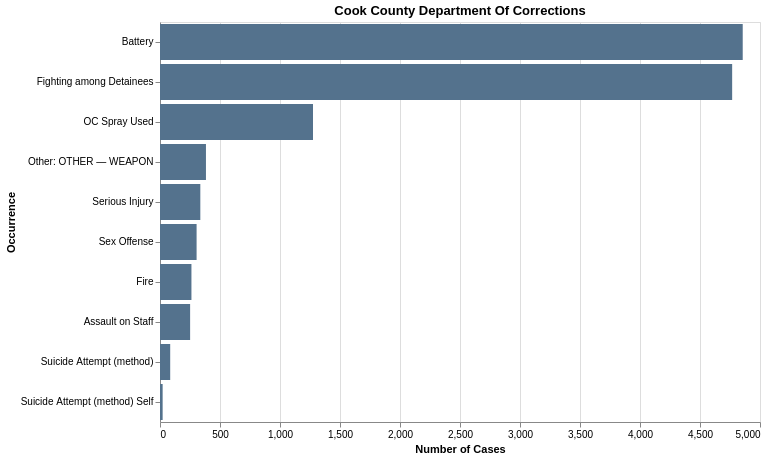

Notebook source saved alongside this figure:
### Code cell
cook_county

### Figure 1 — Vega specification as saved in the notebook (floating-point values rounded to 4 significant figures)
{"$schema": "https://vega.github.io/schema/vega/v5.json", "data": [{"name": "source_0"}, {"name": "data_0", "values": [{"Cleaned Occurrences": "Battery", "count": 4856, "count_end": 4856.0, "count_start": 0.0}, {"Cleaned Occurrences": "Fighting among Detainees", "count": 4768, "count_end": 4768.0, "count_start": 0.0}, {"Cleaned Occurrences": "OC Spray Used", "count": 1275, "count_end": 1275.0, "count_start": 0.0}, {"Cleaned Occurrences": "Other: OTHER — WEAPON", "count": 383, "count_end": 383.0, "count_start": 0.0}, {"Cleaned Occurrences": "Serious Injury", "count": 336, "count_end": 336.0, "count_start": 0.0}, {"Cleaned Occurrences": "Sex Offense", "count": 305, "count_end": 305.0, "count_start": 0.0}, {"Cleaned Occurrences": "Fire", "count": 262, "count_end": 262.0, "count_start": 0.0}, {"Cleaned Occurrences": "Assault on Staff", "count": 251, "count_end": 251.0, "count_start": 0.0}, {"Cleaned Occurrences": "Suicide Attempt (method)", "count": 85, "count_end": 85.0, "count_start": 0.0}, {"Cleaned Occurrences": "Suicide Attempt (method) Self", "count": 22, "count_end": 22.0, "count_start": 0.0}]}, {"name": "source_0_y_domain_Cleaned Occurrences", "values": [{"Cleaned Occurrences": "Battery", "sort_field": 4856}, {"Cleaned Occurrences": "Fighting among Detainees", "sort_field": 4768}, {"Cleaned Occurrences": "OC Spray Used", "sort_field": 1275}, {"Cleaned Occurrences": "Other: OTHER — WEAPON", "sort_field": 383}, {"Cleaned Occurrences": "Serious Injury", "sort_field": 336}, {"Cleaned Occurrences": "Sex Offense", "sort_field": 305}, {"Cleaned Occurrences": "Fire", "sort_field": 262}, {"Cleaned Occurrences": "Assault on Staff", "sort_field": 251}, {"Cleaned Occurrences": "Suicide Attempt (method)", "sort_field": 85}, {"Cleaned Occurrences": "Suicide Attempt (method) Self", "sort_field": 22}]}], "marks": [{"type": "rect", "name": "marks", "from": {"data": "data_0"}, "encode": {"update": {"height": {"signal": "max(0.25, bandwidth('y'))"}, "y": {"field": "Cleaned Occurrences", "scale": "y"}, "x": {"field": "count_end", "scale": "x"}, "tooltip": {"signal": "{\"Occurrence\": isValid(datum[\"Cleaned Occurrences\"]) ? datum[\"Cleaned Occurrences\"] : \"\"+datum[\"Cleaned Occurrences\"], \"Case Count\": format(datum[\"count\"], \",d\")}"}, "fill": {"value": "#54728d"}, "x2": {"field": "count_start", "scale": "x"}}}, "style": ["bar"]}], "scales": [{"name": "x", "type": "linear", "domain": {"data": "data_0", "fields": ["count_start", "count_end"]}, "range": [0, {"signal": "width"}], "zero": true, "nice": true}, {"name": "y", "type": "band", "domain": {"data": "source_0_y_domain_Cleaned Occurrences", "field": "Cleaned Occurrences", "sort": {"op": "max", "field": "sort_field", "order": "descending"}}, "range": [0, {"signal": "height"}], "paddingInner": 0.1, "paddingOuter": 0.05}], "axes": [{"scale": "x", "minExtent": 0, "zindex": 0, "gridScale": "y", "orient": "bottom", "tickCount": {"signal": "ceil(width/40)"}, "grid": true, "domain": false, "ticks": false, "labels": false, "aria": false, "maxExtent": 0}, {"scale": "x", "grid": false, "labelFlush": true, "labelOverlap": true, "tickCount": {"signal": "ceil(width/40)"}, "zindex": 0, "title": "Number of Cases", "orient": "bottom"}, {"scale": "y", "grid": false, "orient": "left", "zindex": 0, "title": "Occurrence"}], "title": {"text": "Cook County Department Of Corrections", "frame": "group"}, "style": "cell", "background": "white", "width": 600, "padding": 5, "height": 400}
